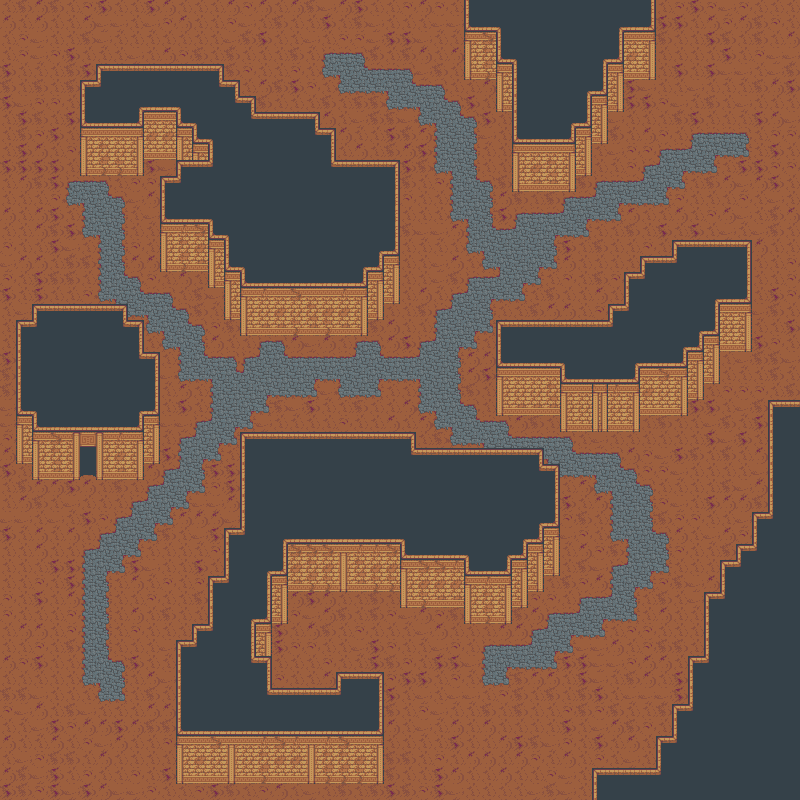

This is a level from a 2D game, rendered from its Tiled map with the project's own tilesets. A one-line summary and the map file follow, with tile-layer data summarised:
An orthogonal 50x50 tile map with 16x16 px tiles, 4 tile layers (Warstwa Kafelków 3, Paths, walls, Ceiling), 2 tilesets and 40 objects.

<map version="1.2" tiledversion="1.2.4" orientation="orthogonal" renderorder="right-up" width="50" height="50" tilewidth="16" tileheight="16" infinite="0" nextlayerid="7" nextobjectid="3">
 <tileset firstgid="1" name="dungeon" tilewidth="16" tileheight="16" tilecount="1479" columns="51">
  <image source="../sprites/dungeon.png" width="816" height="464" />
  <terraintypes>
   <terrain name="Nowy Teren" tile="1130" />
   <terrain name="Nowy Teren" tile="562" />
  </terraintypes>
  <tile id="562" terrain="1,1,1,1" />
  <tile id="563" terrain=",1,1,1" />
  <tile id="564" terrain="1,,1,1" />
  <tile id="565" terrain=",,1,1" />
  <tile id="566" terrain="1,1,,1" />
  <tile id="567" terrain=",1,,1" />
  <tile id="568" terrain=",,,1" />
  <tile id="569" terrain=",,,1" />
  <tile id="570" terrain="1,1,1," />
  <tile id="571" terrain=",,1," />
  <tile id="572" terrain="1,,1," />
  <tile id="573" terrain=",,1," />
  <tile id="574" terrain="1,1,," />
  <tile id="575" terrain=",1,," />
  <tile id="576" terrain="1,,," />
  <tile id="987">
   <objectgroup draworder="index">
    <object id="1" x="0" y="0" width="16" height="16" />
   </objectgroup>
  </tile>
  <tile id="988">
   <objectgroup draworder="index">
    <object id="1" x="0" y="0" width="16" height="16" />
   </objectgroup>
  </tile>
  <tile id="989">
   <objectgroup draworder="index">
    <object id="1" x="0" y="0" width="16" height="16" />
   </objectgroup>
  </tile>
  <tile id="991">
   <objectgroup draworder="index">
    <object id="3" x="0" y="0" width="16" height="16" />
   </objectgroup>
  </tile>
  <tile id="992">
   <objectgroup draworder="index">
    <object id="1" x="0" y="0" width="16" height="16" />
   </objectgroup>
  </tile>
  <tile id="993">
   <objectgroup draworder="index">
    <object id="1" x="0" y="0" width="16" height="16" />
   </objectgroup>
  </tile>
  <tile id="994">
   <objectgroup draworder="index">
    <object id="1" x="0" y="0" width="16" height="16" />
   </objectgroup>
  </tile>
  <tile id="1038">
   <objectgroup draworder="index">
    <object id="1" x="0" y="0" width="16" height="16" />
   </objectgroup>
  </tile>
  <tile id="1039">
   <objectgroup draworder="index">
    <object id="1" x="0" y="0" width="16" height="16" />
   </objectgroup>
  </tile>
  <tile id="1040">
   <objectgroup draworder="index">
    <object id="1" x="0" y="0" width="16" height="16" />
   </objectgroup>
  </tile>
  <tile id="1043">
   <objectgroup draworder="index">
    <object id="1" x="0" y="0" width="16" height="16" />
   </objectgroup>
  </tile>
  <tile id="1044">
   <objectgroup draworder="index">
    <object id="1" x="0" y="0" width="16" height="16" />
   </objectgroup>
  </tile>
  <tile id="1045">
   <objectgroup draworder="index">
    <object id="1" x="0" y="0" width="16" height="16" />
   </objectgroup>
  </tile>
  <tile id="1089">
   <objectgroup draworder="index">
    <object id="1" x="0" y="0" width="16" height="16" />
   </objectgroup>
  </tile>
  <tile id="1090">
   <objectgroup draworder="index">
    <object id="1" x="0" y="0" width="16" height="16" />
   </objectgroup>
  </tile>
  <tile id="1091">
   <objectgroup draworder="index">
    <object id="1" x="0" y="0" width="16" height="16" />
   </objectgroup>
  </tile>
  <tile id="1094">
   <objectgroup draworder="index">
    <object id="1" x="0" y="0" width="16" height="16" />
   </objectgroup>
  </tile>
  <tile id="1095">
   <objectgroup draworder="index">
    <object id="1" x="0" y="0" width="16" height="16" />
   </objectgroup>
  </tile>
  <tile id="1096">
   <objectgroup draworder="index">
    <object id="1" x="0" y="0" width="16" height="16" />
   </objectgroup>
  </tile>
  <tile id="1124" terrain=",0,0,0" />
  <tile id="1125" terrain="0,,0,0" />
  <tile id="1126" terrain=",,0,0" />
  <tile id="1127" terrain="0,0,,0" />
  <tile id="1128" terrain=",0,,0" />
  <tile id="1130" terrain=",,,0" />
  <tile id="1131" terrain="0,0,0," />
  <tile id="1132" terrain="0,0,0,0" />
  <tile id="1133" terrain="0,,0," />
  <tile id="1134" terrain=",,0," />
  <tile id="1135" terrain="0,0,," />
  <tile id="1136" terrain=",0,," />
  <tile id="1137" terrain="0,,," />
  <tile id="1449" terrain="0,,," />
 </tileset>
 <tileset firstgid="1480" name="dungeon" tilewidth="16" tileheight="16" tilecount="1479" columns="51">
  <image source="../sprites/dungeon.png" width="816" height="464" />
  <terraintypes>
   <terrain name="Nowy Teren" tile="1130" />
   <terrain name="Nowy Teren" tile="562" />
  </terraintypes>
  <tile id="562" terrain="1,1,1,1" />
  <tile id="563" terrain=",1,1,1" />
  <tile id="564" terrain="1,,1,1" />
  <tile id="565" terrain=",,1,1" />
  <tile id="566" terrain="1,1,,1" />
  <tile id="567" terrain=",1,,1" />
  <tile id="568" terrain=",,,1" />
  <tile id="569" terrain=",,,1" />
  <tile id="570" terrain="1,1,1," />
  <tile id="571" terrain=",,1," />
  <tile id="572" terrain="1,,1," />
  <tile id="573" terrain=",,1," />
  <tile id="574" terrain="1,1,," />
  <tile id="575" terrain=",1,," />
  <tile id="576" terrain="1,,," />
  <tile id="987">
   <objectgroup draworder="index">
    <object id="1" x="0" y="0" width="16" height="16" />
   </objectgroup>
  </tile>
  <tile id="988">
   <objectgroup draworder="index">
    <object id="1" x="0" y="0" width="16" height="16" />
   </objectgroup>
  </tile>
  <tile id="989">
   <objectgroup draworder="index">
    <object id="1" x="0" y="0" width="16" height="16" />
   </objectgroup>
  </tile>
  <tile id="991">
   <objectgroup draworder="index">
    <object id="3" x="0" y="0" width="16" height="16" />
   </objectgroup>
  </tile>
  <tile id="992">
   <objectgroup draworder="index">
    <object id="1" x="0" y="0" width="16" height="16" />
   </objectgroup>
  </tile>
  <tile id="993">
   <objectgroup draworder="index">
    <object id="1" x="0" y="0" width="16" height="16" />
   </objectgroup>
  </tile>
  <tile id="994">
   <objectgroup draworder="index">
    <object id="1" x="0" y="0" width="16" height="16" />
   </objectgroup>
  </tile>
  <tile id="1038">
   <objectgroup draworder="index">
    <object id="1" x="0" y="0" width="16" height="16" />
   </objectgroup>
  </tile>
  <tile id="1039">
   <objectgroup draworder="index">
    <object id="1" x="0" y="0" width="16" height="16" />
   </objectgroup>
  </tile>
  <tile id="1040">
   <objectgroup draworder="index">
    <object id="1" x="0" y="0" width="16" height="16" />
   </objectgroup>
  </tile>
  <tile id="1043">
   <objectgroup draworder="index">
    <object id="1" x="0" y="0" width="16" height="16" />
   </objectgroup>
  </tile>
  <tile id="1044">
   <objectgroup draworder="index">
    <object id="1" x="0" y="0" width="16" height="16" />
   </objectgroup>
  </tile>
  <tile id="1045">
   <objectgroup draworder="index">
    <object id="1" x="0" y="0" width="16" height="16" />
   </objectgroup>
  </tile>
  <tile id="1089">
   <objectgroup draworder="index">
    <object id="1" x="0" y="0" width="16" height="16" />
   </objectgroup>
  </tile>
  <tile id="1090">
   <objectgroup draworder="index">
    <object id="1" x="0" y="0" width="16" height="16" />
   </objectgroup>
  </tile>
  <tile id="1091">
   <objectgroup draworder="index">
    <object id="1" x="0" y="0" width="16" height="16" />
   </objectgroup>
  </tile>
  <tile id="1094">
   <objectgroup draworder="index">
    <object id="1" x="0" y="0" width="16" height="16" />
   </objectgroup>
  </tile>
  <tile id="1095">
   <objectgroup draworder="index">
    <object id="1" x="0" y="0" width="16" height="16" />
   </objectgroup>
  </tile>
  <tile id="1096">
   <objectgroup draworder="index">
    <object id="1" x="0" y="0" width="16" height="16" />
   </objectgroup>
  </tile>
  <tile id="1124" terrain=",0,0,0" />
  <tile id="1125" terrain="0,,0,0" />
  <tile id="1126" terrain=",,0,0" />
  <tile id="1127" terrain="0,0,,0" />
  <tile id="1128" terrain=",0,,0" />
  <tile id="1130" terrain=",,,0" />
  <tile id="1131" terrain="0,0,0," />
  <tile id="1132" terrain="0,0,0,0" />
  <tile id="1133" terrain="0,,0," />
  <tile id="1134" terrain=",,0," />
  <tile id="1135" terrain="0,0,," />
  <tile id="1136" terrain=",0,," />
  <tile id="1137" terrain="0,,," />
  <tile id="1449" terrain="0,,," />
 </tileset>
 <layer id="3" name="Warstwa Kafelków 3" width="50" height="50">
  <data>[2500 cells, 2500 non-empty, 9 distinct tile ids]</data>
 </layer>
 <layer id="2" name="Paths" width="50" height="50">
  <data>[2500 cells, 378 non-empty, 27 distinct tile ids]</data>
 </layer>
 <layer id="4" name="walls" width="50" height="50">
  <data>[2500 cells, 247 non-empty, 27 distinct tile ids]</data>
 </layer>
 <layer id="1" name="Ceiling" width="50" height="50">
  <data>[2500 cells, 732 non-empty, 13 distinct tile ids]</data>
 </layer>
 <objectgroup id="5" name="Interactions">
  <properties>
   <property name="type" value="interactions" />
  </properties>
  <object id="1" x="88" y="483">
   <properties>
    <property name="location" value="woodlands" />
    <property name="text" value="Go back to woodlands" />
    <property name="to_x" type="int" value="944" />
    <property name="to_y" type="int" value="968" />
    <property name="type" value="teleport" />
   </properties>
   <point />
  </object>
 </objectgroup>
 <objectgroup id="6" name="Entities">
  <properties>
   <property name="type" value="entities" />
  </properties>
  <object id="2" x="127" y="488">
   <properties>
    <property name="can_move" type="bool" value="false" />
    <property name="facing" value="down" />
    <property name="name" value="Guard 2" />
    <property name="type" value="guard1" />
   </properties>
   <point />
  </object>
 </objectgroup>
</map>
